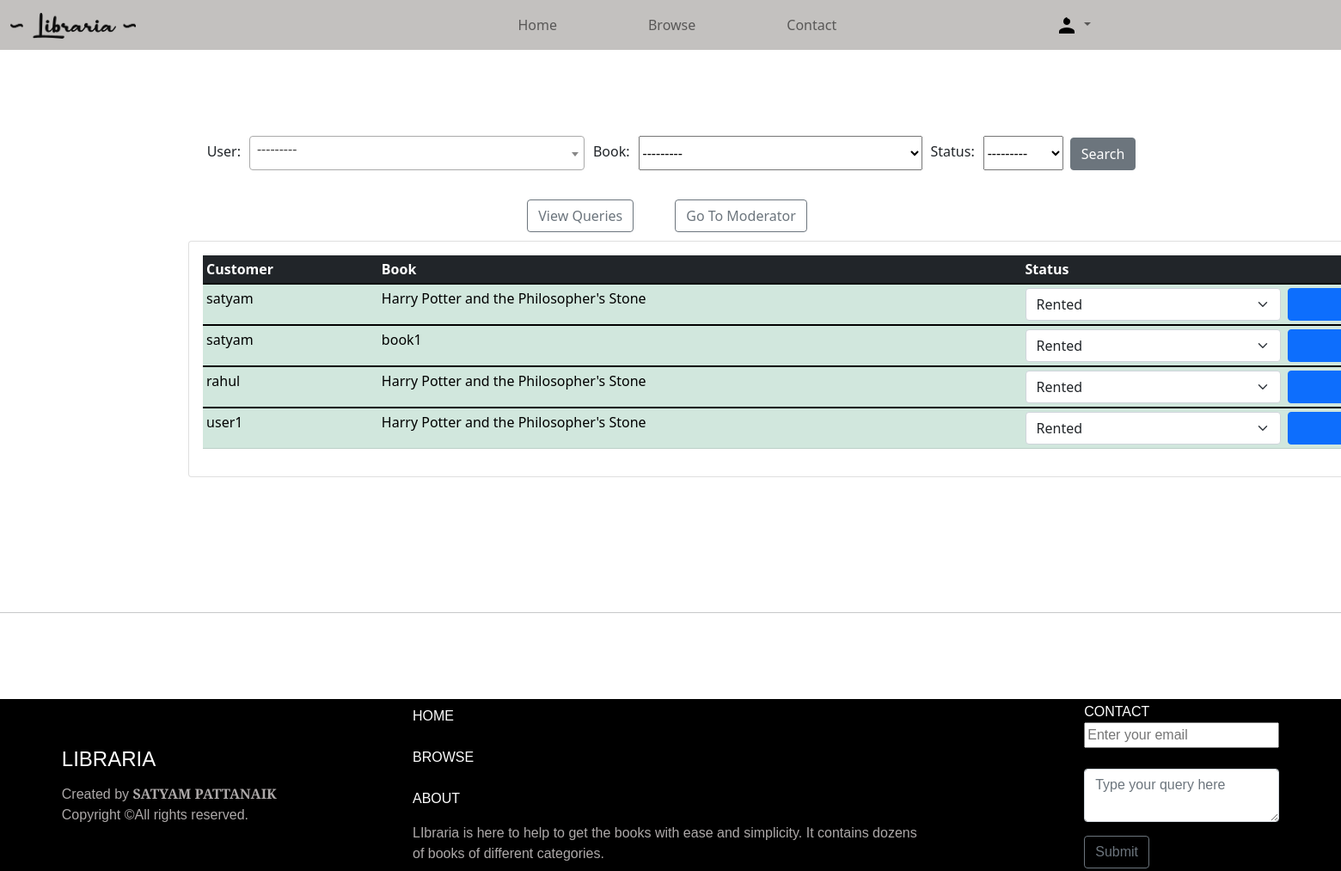
The page /customers/ (signed in) on the database its author committed.
### accounts/models.py (models this page shows, shortened)
class Order(models.Model):
    STATUS=(('Rented','Rented'),('Pending','Pending'),('Returned','Returned'))
    user=models.ForeignKey(User,on_delete=models.CASCADE,null=True)
    book=models.ForeignKey(Book, max_length=200, on_delete=models.SET_NULL,null=True)
    status=models.CharField(max_length=200, null=True,choices=STATUS)
    dateordered=models.DateTimeField(auto_now_add=True, null=True)

class Book(models.Model):
    name=models.CharField(max_length=200, null= True)
    category=models.ManyToManyField(Category,related_name='category')
    author=models.CharField(max_length=200,null=True)
    quantity=models.IntegerField(null=True,blank=True)
    language=models.ForeignKey(Language,on_delete=models.CASCADE,null=True,blank=True)
    dimennsions=models.CharField(max_length=100,null=True,blank=True)
    description=models.TextField(max_length=5000,null=True,blank=True)
    image=models.ImageField(default='defaultbook.png',null=True,blank=True)
    upvote=models.ManyToManyField(User,blank=True,related_name='upvote')
    downvote=models.ManyToManyField(User,blank=True,related_name='downvote')
    def __str__(self):
        return self.name

### accounts/decorators.py (the view)
        def wrap_func(request,*args, **kwargs):
            group=None
            if request.user.groups.exists():
                group=request.user.groups.all()[0].name
            if group in allowed_roles:
                return view_func(request,*args, **kwargs)
            else:
                return HttpResponse("not authorized")

### accounts/views.py (called while the page is built)
@login_required(login_url='login')
@allowedUsers(['admin'])
def customers(request):
    group_admin=Group.objects.get(name='admin')
    admin_users=User.objects.filter(groups=group_admin)
    orders=Order.objects.all().order_by('user','dateordered')
    myfilter=Orderfilter(request.GET,queryset=orders)
    orders=myfilter.qs
    context={'orders':orders,'myfilter':myfilter,'admin_users':admin_users}
    return render(request, 'accounts/customers.html',context)

### accounts/templates/accounts/customers.html (shortened to what this page needs)
{% extends 'accounts/main.html' %} {% block content %}
<br><br>
<br><br>
<form id="searchorder" action="" method="GET">
  {{myfilter.form}}
<button class="btn btn-secondary mx-2 search input" type="submit">Search</button>
</form>
<br>
<div class="btns" style="display:flex;padding: 10px; justify-content: center; align-items: center; ">
  <a href="{% url 'viewquery' %}" type="button" class="btn btn-outline-secondary me-5">View Queries</a>
  <a href="{% url 'moderator' %}" type="button" class="btn btn-outline-secondary me-2">Go To Moderator</a>
</div>
<div style="height: 52vh;justify-content: center; align-items:top; display: flex; width: 70%;">
  <div class="row" >
    <div class="col-md">
      <div class="card card-body" style="width: 230%;">
        <table class="table table-success tabble-stripped table-sm" style="justify-content: center; align-items: center; ">
          <thead class="table-dark">
            <tr>
              <th>Customer</th>
              <th>Book</th>
              <th>Status</th>
              <th></th>
            </tr>
          </thead>
          <tbody>
            {% for i in orders %}
            <tr>
              <form action="{% url 'saveorder' i.id  %}" method="POST">
                <td>{{i.user}}</td>
                <td>{{i.book.name}}</td>
                <td><select name="status" class="form-select" aria-label="Default select example">
                  <option selected>{{i.status}}</option>
                </select></td>
                <td>
                  <input type="submit" value="Update" class="btn btn-primary  sm" style="width: 100%;" >
                </td>
              </form>
            </tr>
          </tbody>
        {% endfor %}
      </table>
    </div>
  </div>
</div>
</div>
{% endblock %}

### static/css/style.css (style rules this page uses)
* { box-sizing: border-box; }

### accounts/templates/accounts/customers.html (style rules this page uses)
#searchorder { justify-content: center; align-items: end; display: flex }
label { padding: 10px; }
#searchorder select,#searchorder span { height: 40px; }

### accounts/templates/accounts/footer.html (style rules this page uses)
html { position: relative; }
body { margin-bottom: 300px; }

### rows shown on the page
Order: user "satyam", book.name "Harry Potter and the Philosopher's Stone", status "Rented"
Order: user "satyam", book.name "book1", status "Rented"
Order: user "rahul", book.name "Harry Potter and the Philosopher's Stone", status "Rented"
Order: user "user1", book.name "Harry Potter and the Philosopher's Stone", status "Rented"
